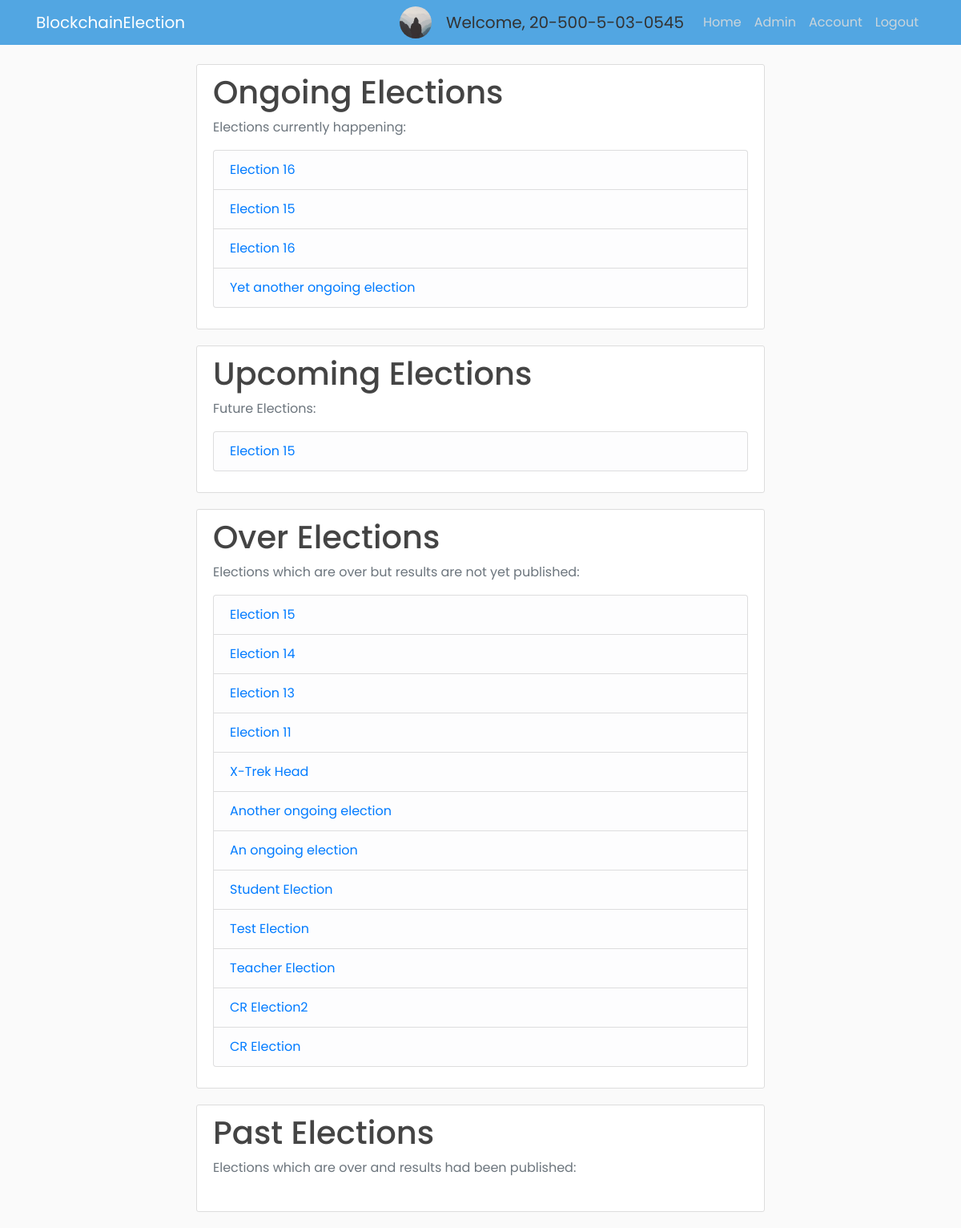
The page /home (signed in) on the database as committed earlier.
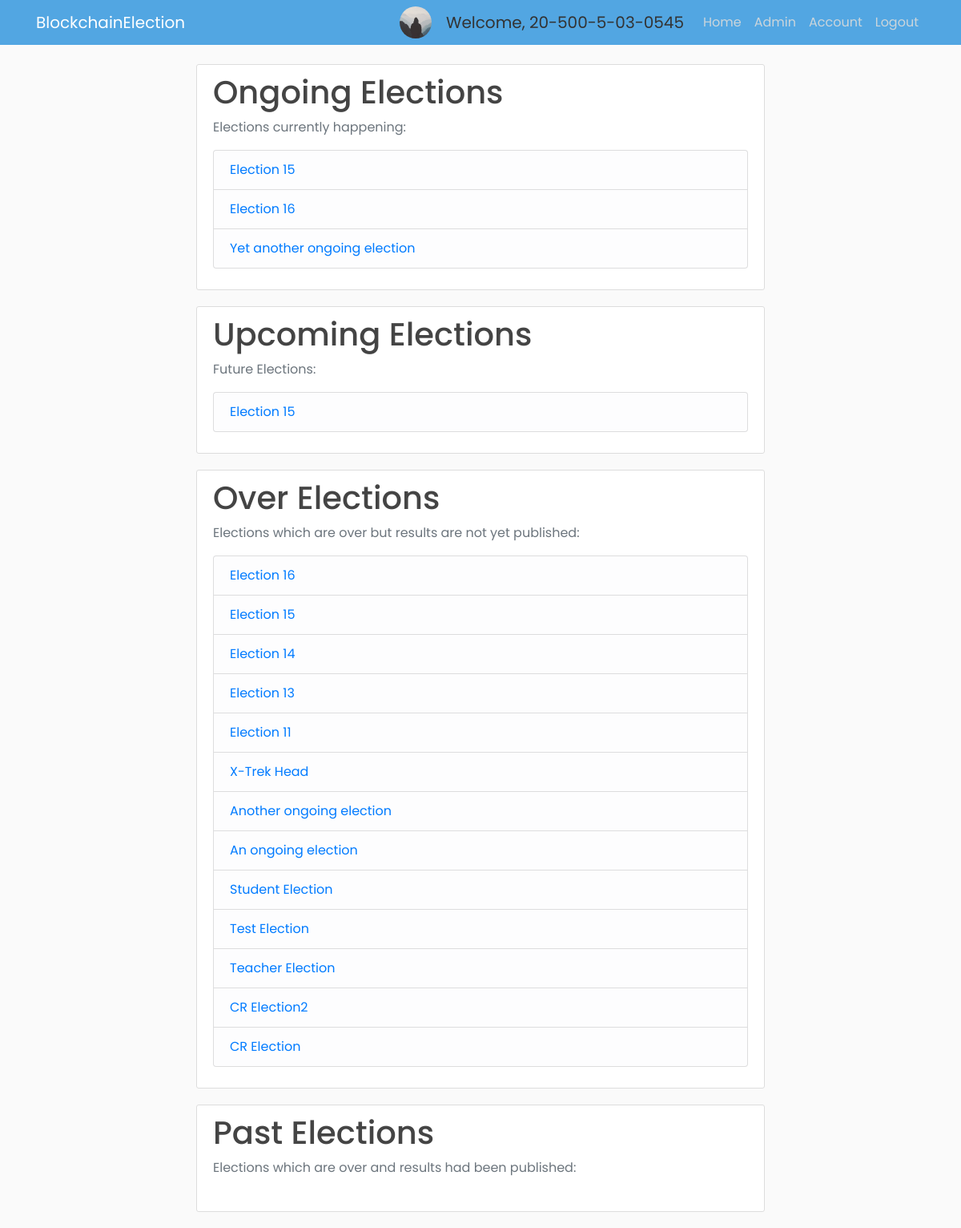
The same page on the database as committed later.
### app/models.py (models this page shows, shortened)
class Voter(db.Model, UserMixin):
    id = db.Column(db.Integer, primary_key=True)
    cin = db.Column(db.String(30), unique=True, nullable=False)
    name = db.Column(db.String(255), nullable=False)
    email = db.Column(db.String(30), unique=True, nullable=False)
    dept = db.Column(db.String(4), db.ForeignKey('department.dept_code'), nullable=False)
    imagefile = db.Column(db.String(20), nullable=False, default='default.jpg')
    password = db.Column(db.String(60), nullable=False)
    join_year = db.Column(db.Integer, nullable=False, default=2016)
    is_admin = db.Column(db.Boolean, default=False, nullable=False)

class Election(db.Model):
    election_id = db.Column(db.String(5), primary_key=True, nullable=False)
    election_title = db.Column(db.String(255), nullable=False)
    create_date = db.Column(db.DateTime, nullable=False, default=datetime.utcnow)
    start_date = db.Column(db.DateTime, nullable=False, default=datetime.utcnow)
    end_date = db.Column(db.DateTime, db.CheckConstraint("end_date > start_date"), nullable=False)
    public_key = db.Column(db.String(255), nullable=False, unique=True)
    max_attempt = db.Column(db.Integer, nullable=False, default=3)
    election_state = db.Column(db.String(30), db.CheckConstraint("election_state in ('upcoming', 'ongoing', 'over', 'counting_finished','past')"))
    results_published = db.Column(db.Boolean, nullable=False, default=False)

### app/routes.py (the view)
@app.route("/home")
def home():
    elections = elections = Election.query.order_by(Election.start_date.desc()).all()
    election_util.update_election_state()
    return render_template("home.html", elections=elections)

### app/election_util.py (called while the page is built)
def update_election_state():
    elections = Election.query.all()
    for election in elections:
        if election.election_state == 'counting_finished':
            continue
        elif election.start_date <= datetime.now() <= election.end_date:
            election.election_state = 'ongoing'
        elif datetime.now() < election.start_date:
            election.election_state = 'upcoming'
        elif datetime.now() > election.end_date and election.results_published == False:
            election.election_state = 'over'
        elif datetime.now() > election.end_date and election.results_published == True:
            election.election_state = 'past'
    db.session.commit()

### app/models.py (called while the page is built)
@login_manager.user_loader
def load_user(user_id):
    return Voter.query.get(int(user_id))

### app/templates/home.html (shortened to what this page needs)
{% extends "home_base.html" %}
{% block content %}
{% include 'ongoing_elections.html' %}
{% include 'upcoming_elections.html' %}
{% include 'over_elections.html' %}
{% include 'past_elections.html' %}
{% endblock content %}

### app/templates/home_base.html (shortened to what this page needs)
<!DOCTYPE html>
<html lang="en">
  <head>
    <link rel="stylesheet" href="https://maxcdn.bootstrapcdn.com/bootstrap/4.0.0/css/bootstrap.min.css">
    <link rel="stylesheet" type="text/css" href="{{ url_for('static', filename='main.css') }}">
  </head>
  <body>
    {% include 'navbar.html' %}
    <main role="main" class="container">
      <div class="center">
        <div class="col-md-8">
          {% block content %}
          {% endblock %}
        </div>
      </div>
    </main>
  </body>
</html>

### app/templates/navbar.html (shortened to what this page needs)
<header class="site-header">
  <nav class="navbar navbar-expand-md navbar-dark bg-steel fixed-top">
    <div class="container">
      <a class="navbar-brand mr-4" href="{{ url_for('home') }}">BlockchainElection</a>
      <div class="collapse navbar-collapse" id="navbarToggle">
        <div class="navbar-nav ml-auto">
          {% if current_user.is_admin %}
          <img class="rounded-circle account-img-small" src="/static/profile_pics/{{ current_user.imagefile }}">
          <a class="navbar-brand disabled ml-2" style="cursor: default;">Welcome, {{ current_user.cin }}</a>
          <a class="nav-item nav-link" href="{{ url_for('home') }}">Home</a>
          <a class="nav-item nav-link" href="{{ url_for('admin') }}">Admin</a>
          <a class="nav-item nav-link" href="{{ url_for('account') }}">Account</a>
          <a class="nav-item nav-link" href="{{ url_for('logout') }}">Logout</a>
          {% else %}
            <a class="nav-item nav-link" href="{{ url_for('login') }}">Login</a>
            <a class="nav-item nav-link" href="{{ url_for('register') }}">Register</a>
          {% endif %}
        </div>
      </div>
    </div>
  </nav>
</header>

### app/templates/ongoing_elections.html
{% block ongoing_elections %}
<div class="content-section">
  <h1>Ongoing Elections</h1>
  <p class='text-muted'>Elections currently happening:
  <ul class="list-group">
      {% for election in elections %}
          {% if election.election_state == 'ongoing' %}
              <li class="list-group-item list-group-item-light"><a href="{{ url_for('view_election', id=election.election_id) }}">{{ election.election_title }}</a></li>
          {% endif %}
      {% endfor %}
  </ul>
  </p>
</div>
{% endblock ongoing_elections %}

### app/templates/upcoming_elections.html
{% block upcoming_elections %}
<div class="content-section">
  <h1>Upcoming Elections</h1>
  <p class='text-muted'>Future Elections:
  <ul class="list-group">
      {% for election in elections %}
          {% if election.election_state == 'upcoming' %}
              <li class="list-group-item list-group-item-light"><a href="{{ url_for('view_election', id=election.election_id) }}">{{ election.election_title }}</a></li>
          {% endif %}
      {% endfor %}
  </ul>
  </p>
</div>
{% endblock upcoming_elections %}

### app/templates/over_elections.html
{% block over_elections %}
<div class="content-section">
  <h1>Over Elections</h1>
  <p class='text-muted'>Elections which are over but results are not yet published:
  <ul class="list-group">
    {% for election in elections %}
      {% if election.election_state == 'over' or election.election_state == 'counting_finished' %}
          <li class="list-group-item list-group-item-light"><a href="{{ url_for('view_election', id=election.election_id) }}">{{ election.election_title }}</a></li>
      {% endif %}
    {% endfor %}
  </ul>
  </p>
</div>
{% endblock over_elections %}

### app/templates/past_elections.html (shortened to what this page needs)
{% block past_elections %}
<div class="content-section">
  <h1>Past Elections</h1>
  <p class='text-muted'>Elections which are over and results had been published:
  </p>
</div>
{% endblock past_elections %}

### app/static/main.css (style rules this page uses)
body { background: #fafafa; color: #333333; margin-top: 5rem; font-family: "Poppins", sans-serif; }
h1, h2, h3, h4, h5, h6 { color: #444444; }
.bg-steel { background-color: #52a6e2; }
.site-header .navbar-nav .nav-link { color: #cbd5db; }
.content-section { background: #ffffff; padding: 10px 20px; border: 1px solid #dddddd; border-radius: 3px; margin-bottom: 20px; }
.account-img-small { height: 40px; width: 40px; margin-right: 10px; }

### app/templates/home_base.html (style rules this page uses)
.center { height: 100%; display: flex; justify-content: center; align-items: center; }

Rows that differ between the two databases and show on the page:
changed Election (number 5 of 17 on the later page): moves from the list under "Ongoing Elections" to the list under "Over Elections"
